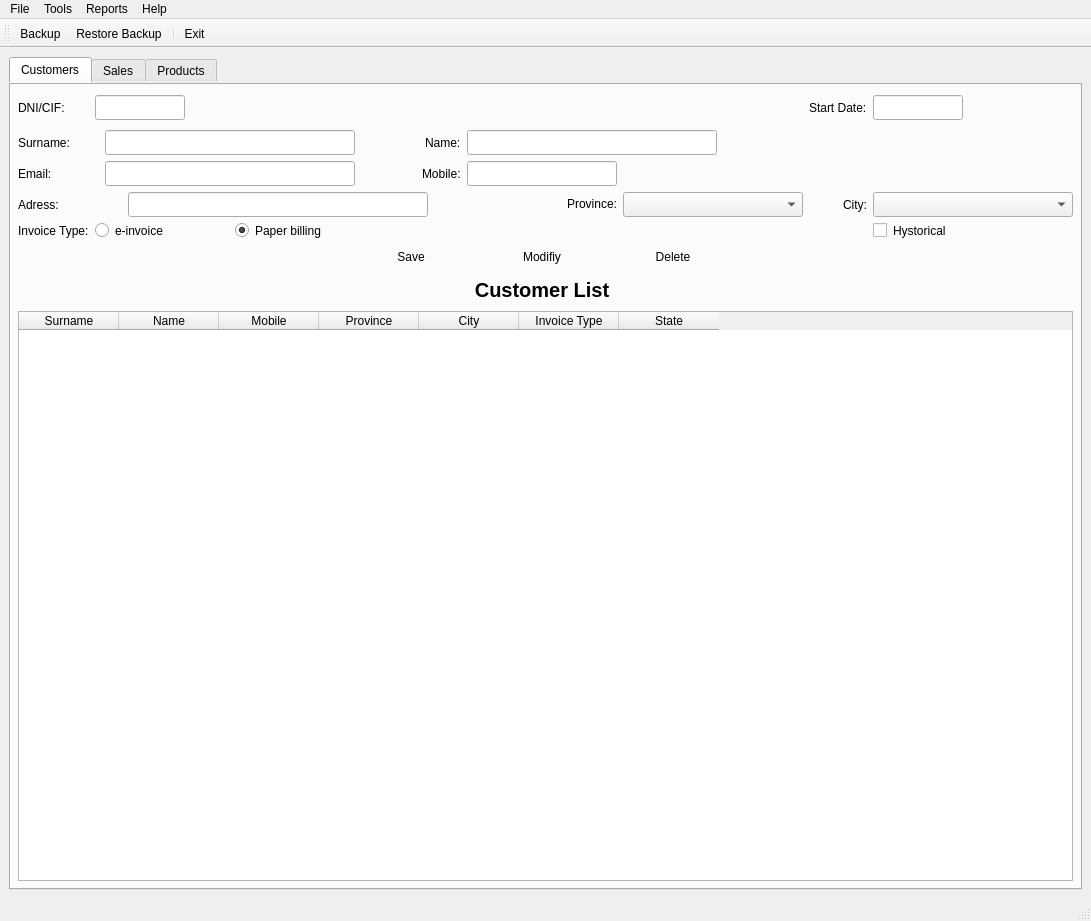
<?xml version="1.0" encoding="UTF-8"?>
<ui version="4.0">
 <class>MainWindow</class>
 <widget class="QMainWindow" name="MainWindow">
  <property name="geometry">
   <rect>
    <x>0</x>
    <y>0</y>
    <width>1078</width>
    <height>921</height>
   </rect>
  </property>
  <property name="windowTitle">
   <string>EmpresaTeis</string>
  </property>
  <widget class="QWidget" name="centralwidget">
   <layout class="QHBoxLayout" name="horizontalLayout">
    <item>
     <widget class="QTabWidget" name="PanMain">
      <property name="maximumSize">
       <size>
        <width>1129</width>
        <height>16777215</height>
       </size>
      </property>
      <property name="font">
       <font>
        <family>Arial</family>
       </font>
      </property>
      <property name="styleSheet">
       <string notr="true">border-color: rgb(170, 255, 127);</string>
      </property>
      <property name="tabShape">
       <enum>QTabWidget::Rounded</enum>
      </property>
      <property name="currentIndex">
       <number>0</number>
      </property>
      <property name="tabBarAutoHide">
       <bool>false</bool>
      </property>
      <widget class="QWidget" name="tabcli">
       <attribute name="title">
        <string>Customers</string>
       </attribute>
       <layout class="QGridLayout" name="gridLayout">
        <item row="5" column="0" colspan="2">
         <widget class="QLabel" name="lblTipofaccli">
          <property name="font">
           <font>
            <family>Arial</family>
           </font>
          </property>
          <property name="text">
           <string>Invoice Type:</string>
          </property>
         </widget>
        </item>
        <item row="5" column="5">
         <widget class="QRadioButton" name="rbtFacpapel">
          <property name="font">
           <font>
            <family>Arial</family>
           </font>
          </property>
          <property name="text">
           <string>Paper billing</string>
          </property>
          <property name="checked">
           <bool>true</bool>
          </property>
          <attribute name="buttonGroup">
           <string notr="true">buttonGroup</string>
          </attribute>
         </widget>
        </item>
        <item row="6" column="8">
         <widget class="QPushButton" name="btnDelcli">
          <property name="minimumSize">
           <size>
            <width>100</width>
            <height>25</height>
           </size>
          </property>
          <property name="maximumSize">
           <size>
            <width>100</width>
            <height>25</height>
           </size>
          </property>
          <property name="font">
           <font>
            <family>Arial</family>
           </font>
          </property>
          <property name="text">
           <string>Delete</string>
          </property>
          <property name="flat">
           <bool>true</bool>
          </property>
         </widget>
        </item>
        <item row="3" column="2" colspan="5" alignment="Qt::AlignHCenter">
         <widget class="QLineEdit" name="txtDircli">
          <property name="minimumSize">
           <size>
            <width>300</width>
            <height>25</height>
           </size>
          </property>
          <property name="maximumSize">
           <size>
            <width>300</width>
            <height>25</height>
           </size>
          </property>
          <property name="font">
           <font>
            <family>Arial</family>
           </font>
          </property>
         </widget>
        </item>
        <item row="0" column="0">
         <widget class="QLabel" name="lblDnicli">
          <property name="font">
           <font>
            <family>Arial</family>
           </font>
          </property>
          <property name="text">
           <string>DNI/CIF:</string>
          </property>
         </widget>
        </item>
        <item row="0" column="3">
         <widget class="QPushButton" name="btnSearchcli">
          <property name="minimumSize">
           <size>
            <width>28</width>
            <height>28</height>
           </size>
          </property>
          <property name="maximumSize">
           <size>
            <width>28</width>
            <height>28</height>
           </size>
          </property>
          <property name="font">
           <font>
            <family>Arial</family>
           </font>
          </property>
          <property name="text">
           <string/>
          </property>
          <property name="icon">
           <iconset>
            <normaloff>../img/clue.png</normaloff>../img/clue.png</iconset>
          </property>
          <property name="iconSize">
           <size>
            <width>26</width>
            <height>26</height>
           </size>
          </property>
          <property name="flat">
           <bool>true</bool>
          </property>
         </widget>
        </item>
        <item row="2" column="6" alignment="Qt::AlignRight">
         <widget class="QLabel" name="lblMobilecli">
          <property name="font">
           <font>
            <family>Arial</family>
           </font>
          </property>
          <property name="text">
           <string>Mobile:</string>
          </property>
         </widget>
        </item>
        <item row="2" column="2" colspan="4" alignment="Qt::AlignRight">
         <widget class="QLineEdit" name="txtEmailcli">
          <property name="minimumSize">
           <size>
            <width>250</width>
            <height>25</height>
           </size>
          </property>
          <property name="maximumSize">
           <size>
            <width>250</width>
            <height>25</height>
           </size>
          </property>
          <property name="font">
           <font>
            <family>Arial</family>
           </font>
          </property>
         </widget>
        </item>
        <item row="0" column="9">
         <widget class="QLabel" name="lblAltacli">
          <property name="font">
           <font>
            <family>Arial</family>
           </font>
          </property>
          <property name="text">
           <string>Start Date:</string>
          </property>
         </widget>
        </item>
        <item row="0" column="10">
         <widget class="QLineEdit" name="txtAltacli">
          <property name="minimumSize">
           <size>
            <width>90</width>
            <height>25</height>
           </size>
          </property>
          <property name="maximumSize">
           <size>
            <width>90</width>
            <height>16777215</height>
           </size>
          </property>
          <property name="font">
           <font>
            <family>Arial</family>
           </font>
          </property>
          <property name="alignment">
           <set>Qt::AlignCenter</set>
          </property>
          <property name="readOnly">
           <bool>true</bool>
          </property>
         </widget>
        </item>
        <item row="1" column="1" colspan="5" alignment="Qt::AlignRight">
         <widget class="QLineEdit" name="txtApelcli">
          <property name="minimumSize">
           <size>
            <width>250</width>
            <height>25</height>
           </size>
          </property>
          <property name="maximumSize">
           <size>
            <width>250</width>
            <height>25</height>
           </size>
          </property>
          <property name="font">
           <font>
            <family>Arial</family>
           </font>
          </property>
         </widget>
        </item>
        <item row="3" column="10" colspan="4">
         <widget class="QComboBox" name="cmbMunicli">
          <property name="minimumSize">
           <size>
            <width>200</width>
            <height>25</height>
           </size>
          </property>
          <property name="maximumSize">
           <size>
            <width>200</width>
            <height>25</height>
           </size>
          </property>
          <property name="font">
           <font>
            <family>Arial</family>
           </font>
          </property>
         </widget>
        </item>
        <item row="6" column="7" alignment="Qt::AlignHCenter">
         <widget class="QPushButton" name="btnModifcli">
          <property name="minimumSize">
           <size>
            <width>100</width>
            <height>25</height>
           </size>
          </property>
          <property name="maximumSize">
           <size>
            <width>100</width>
            <height>25</height>
           </size>
          </property>
          <property name="font">
           <font>
            <family>Arial</family>
           </font>
          </property>
          <property name="text">
           <string>Modifiy</string>
          </property>
          <property name="flat">
           <bool>true</bool>
          </property>
         </widget>
        </item>
        <item row="5" column="2">
         <widget class="QRadioButton" name="rbtFacemail">
          <property name="font">
           <font>
            <family>Arial</family>
           </font>
          </property>
          <property name="text">
           <string>e-invoice</string>
          </property>
          <property name="checked">
           <bool>false</bool>
          </property>
          <attribute name="buttonGroup">
           <string notr="true">buttonGroup</string>
          </attribute>
         </widget>
        </item>
        <item row="0" column="2" alignment="Qt::AlignLeft">
         <widget class="QLineEdit" name="txtDnicli">
          <property name="minimumSize">
           <size>
            <width>90</width>
            <height>25</height>
           </size>
          </property>
          <property name="maximumSize">
           <size>
            <width>90</width>
            <height>25</height>
           </size>
          </property>
          <property name="font">
           <font>
            <family>Arial</family>
           </font>
          </property>
         </widget>
        </item>
        <item row="3" column="9" alignment="Qt::AlignRight">
         <widget class="QLabel" name="lblMunicli">
          <property name="font">
           <font>
            <family>Arial</family>
           </font>
          </property>
          <property name="text">
           <string>City:</string>
          </property>
         </widget>
        </item>
        <item row="3" column="8">
         <widget class="QComboBox" name="cmbProvcli">
          <property name="minimumSize">
           <size>
            <width>180</width>
            <height>25</height>
           </size>
          </property>
          <property name="maximumSize">
           <size>
            <width>180</width>
            <height>25</height>
           </size>
          </property>
          <property name="font">
           <font>
            <family>Arial</family>
           </font>
          </property>
         </widget>
        </item>
        <item row="5" column="10">
         <widget class="QCheckBox" name="chkHistoricocli">
          <property name="font">
           <font>
            <family>Arial</family>
           </font>
          </property>
          <property name="text">
           <string>Hystorical</string>
          </property>
         </widget>
        </item>
        <item row="1" column="7" colspan="2">
         <widget class="QLineEdit" name="txtNomecli">
          <property name="minimumSize">
           <size>
            <width>250</width>
            <height>25</height>
           </size>
          </property>
          <property name="maximumSize">
           <size>
            <width>250</width>
            <height>25</height>
           </size>
          </property>
          <property name="font">
           <font>
            <family>Arial</family>
           </font>
          </property>
         </widget>
        </item>
        <item row="0" column="5">
         <widget class="QLabel" name="lblWarning">
          <property name="minimumSize">
           <size>
            <width>120</width>
            <height>20</height>
           </size>
          </property>
          <property name="maximumSize">
           <size>
            <width>120</width>
            <height>20</height>
           </size>
          </property>
          <property name="font">
           <font>
            <family>Arial</family>
           </font>
          </property>
          <property name="text">
           <string/>
          </property>
         </widget>
        </item>
        <item row="1" column="0">
         <widget class="QLabel" name="lblApelcli">
          <property name="font">
           <font>
            <family>Arial</family>
           </font>
          </property>
          <property name="text">
           <string>Surname:</string>
          </property>
         </widget>
        </item>
        <item row="8" column="7">
         <widget class="QLabel" name="lblListcli">
          <property name="minimumSize">
           <size>
            <width>150</width>
            <height>30</height>
           </size>
          </property>
          <property name="maximumSize">
           <size>
            <width>150</width>
            <height>30</height>
           </size>
          </property>
          <property name="font">
           <font>
            <family>Arial</family>
            <pointsize>15</pointsize>
            <weight>75</weight>
            <bold>true</bold>
           </font>
          </property>
          <property name="text">
           <string>Customer List</string>
          </property>
          <property name="alignment">
           <set>Qt::AlignCenter</set>
          </property>
         </widget>
        </item>
        <item row="2" column="7" colspan="2" alignment="Qt::AlignLeft">
         <widget class="QLineEdit" name="txtMobilecli">
          <property name="minimumSize">
           <size>
            <width>150</width>
            <height>25</height>
           </size>
          </property>
          <property name="maximumSize">
           <size>
            <width>150</width>
            <height>25</height>
           </size>
          </property>
          <property name="font">
           <font>
            <family>Arial</family>
           </font>
          </property>
         </widget>
        </item>
        <item row="2" column="0">
         <widget class="QLabel" name="lblMaincli">
          <property name="font">
           <font>
            <family>Arial</family>
           </font>
          </property>
          <property name="text">
           <string>Email:</string>
          </property>
         </widget>
        </item>
        <item row="3" column="0" alignment="Qt::AlignLeft">
         <widget class="QLabel" name="lblDircli">
          <property name="font">
           <font>
            <family>Arial</family>
           </font>
          </property>
          <property name="text">
           <string>Adress:</string>
          </property>
         </widget>
        </item>
        <item row="1" column="6" alignment="Qt::AlignRight">
         <widget class="QLabel" name="lblNomecli">
          <property name="font">
           <font>
            <family>Arial</family>
           </font>
          </property>
          <property name="text">
           <string>Name:</string>
          </property>
         </widget>
        </item>
        <item row="6" column="6">
         <widget class="QPushButton" name="btnSavecli">
          <property name="minimumSize">
           <size>
            <width>100</width>
            <height>25</height>
           </size>
          </property>
          <property name="maximumSize">
           <size>
            <width>100</width>
            <height>25</height>
           </size>
          </property>
          <property name="font">
           <font>
            <family>Arial</family>
           </font>
          </property>
          <property name="text">
           <string>Save</string>
          </property>
          <property name="checkable">
           <bool>false</bool>
          </property>
          <property name="flat">
           <bool>true</bool>
          </property>
         </widget>
        </item>
        <item row="3" column="7" alignment="Qt::AlignRight">
         <widget class="QLabel" name="lblProbcli">
          <property name="minimumSize">
           <size>
            <width>40</width>
            <height>10</height>
           </size>
          </property>
          <property name="maximumSize">
           <size>
            <width>50</width>
            <height>10</height>
           </size>
          </property>
          <property name="font">
           <font>
            <family>Arial</family>
           </font>
          </property>
          <property name="text">
           <string>Province:</string>
          </property>
          <property name="alignment">
           <set>Qt::AlignRight|Qt::AlignTrailing|Qt::AlignVCenter</set>
          </property>
         </widget>
        </item>
        <item row="0" column="11">
         <widget class="QPushButton" name="btnFechaltacli">
          <property name="minimumSize">
           <size>
            <width>32</width>
            <height>32</height>
           </size>
          </property>
          <property name="maximumSize">
           <size>
            <width>30</width>
            <height>30</height>
           </size>
          </property>
          <property name="font">
           <font>
            <family>Arial</family>
           </font>
          </property>
          <property name="styleSheet">
           <string notr="true">
background-color: rgb(255, 255, 255);</string>
          </property>
          <property name="text">
           <string/>
          </property>
          <property name="icon">
           <iconset>
            <normaloff>../img/calendar.png</normaloff>../img/calendar.png</iconset>
          </property>
          <property name="iconSize">
           <size>
            <width>28</width>
            <height>28</height>
           </size>
          </property>
          <property name="flat">
           <bool>true</bool>
          </property>
         </widget>
        </item>
        <item row="10" column="0" colspan="14">
         <widget class="QTableWidget" name="tableCustomerlist">
          <property name="enabled">
           <bool>true</bool>
          </property>
          <property name="font">
           <font>
            <family>Arial</family>
           </font>
          </property>
          <property name="styleSheet">
           <string notr="true"/>
          </property>
          <property name="editTriggers">
           <set>QAbstractItemView::NoEditTriggers</set>
          </property>
          <property name="alternatingRowColors">
           <bool>true</bool>
          </property>
          <property name="selectionBehavior">
           <enum>QAbstractItemView::SelectRows</enum>
          </property>
          <property name="showGrid">
           <bool>true</bool>
          </property>
          <attribute name="verticalHeaderVisible">
           <bool>false</bool>
          </attribute>
          <column>
           <property name="text">
            <string>Surname</string>
           </property>
          </column>
          <column>
           <property name="text">
            <string>Name</string>
           </property>
          </column>
          <column>
           <property name="text">
            <string>Mobile</string>
           </property>
          </column>
          <column>
           <property name="text">
            <string>Province</string>
           </property>
          </column>
          <column>
           <property name="text">
            <string>City</string>
           </property>
          </column>
          <column>
           <property name="text">
            <string>Invoice Type</string>
           </property>
          </column>
          <column>
           <property name="text">
            <string>State</string>
           </property>
          </column>
         </widget>
        </item>
        <item row="0" column="12">
         <widget class="QPushButton" name="btnCleancli">
          <property name="minimumSize">
           <size>
            <width>32</width>
            <height>32</height>
           </size>
          </property>
          <property name="maximumSize">
           <size>
            <width>30</width>
            <height>30</height>
           </size>
          </property>
          <property name="font">
           <font>
            <family>Arial</family>
           </font>
          </property>
          <property name="text">
           <string/>
          </property>
          <property name="icon">
           <iconset>
            <normaloff>../img/Refresh_icon.svg.png</normaloff>../img/Refresh_icon.svg.png</iconset>
          </property>
          <property name="iconSize">
           <size>
            <width>26</width>
            <height>26</height>
           </size>
          </property>
          <property name="flat">
           <bool>true</bool>
          </property>
         </widget>
        </item>
       </layout>
      </widget>
      <widget class="QWidget" name="tab_2">
       <attribute name="title">
        <string>Sales</string>
       </attribute>
      </widget>
      <widget class="QWidget" name="tab">
       <attribute name="title">
        <string>Products</string>
       </attribute>
      </widget>
     </widget>
    </item>
   </layout>
  </widget>
  <widget class="QMenuBar" name="menubar">
   <property name="geometry">
    <rect>
     <x>0</x>
     <y>0</y>
     <width>1078</width>
     <height>21</height>
    </rect>
   </property>
   <widget class="QMenu" name="menuFIle">
    <property name="title">
     <string>File</string>
    </property>
    <widget class="QMenu" name="menuExport_Data">
     <property name="title">
      <string>Export Data(.xls)</string>
     </property>
     <addaction name="actionCustomers"/>
    </widget>
    <addaction name="menuExport_Data"/>
    <addaction name="separator"/>
    <addaction name="actionExit"/>
   </widget>
   <widget class="QMenu" name="menuTools">
    <property name="title">
     <string>Tools</string>
    </property>
    <addaction name="actionBackup"/>
    <addaction name="actionRestore_Backup"/>
   </widget>
   <widget class="QMenu" name="menuReports">
    <property name="title">
     <string>Reports</string>
    </property>
    <addaction name="actionCustomer_Report"/>
   </widget>
   <widget class="QMenu" name="menuAbout">
    <property name="title">
     <string>Help</string>
    </property>
    <addaction name="actionAbout"/>
   </widget>
   <addaction name="menuFIle"/>
   <addaction name="menuTools"/>
   <addaction name="menuReports"/>
   <addaction name="menuAbout"/>
  </widget>
  <widget class="QStatusBar" name="statusbar"/>
  <widget class="QToolBar" name="toolBar">
   <property name="windowTitle">
    <string>toolBar</string>
   </property>
   <attribute name="toolBarArea">
    <enum>TopToolBarArea</enum>
   </attribute>
   <attribute name="toolBarBreak">
    <bool>false</bool>
   </attribute>
   <addaction name="actionBackup"/>
   <addaction name="actionRestore_Backup"/>
   <addaction name="separator"/>
   <addaction name="actionExit"/>
  </widget>
  <action name="actionExit">
   <property name="icon">
    <iconset>
     <normaloff>../img/logout.png</normaloff>../img/logout.png</iconset>
   </property>
   <property name="text">
    <string>Exit</string>
   </property>
   <property name="shortcut">
    <string>Alt+E</string>
   </property>
  </action>
  <action name="actionCustomer_Report">
   <property name="text">
    <string>Customer Report</string>
   </property>
  </action>
  <action name="actionAbout">
   <property name="text">
    <string>About</string>
   </property>
   <property name="shortcut">
    <string>Alt+A</string>
   </property>
  </action>
  <action name="actionBackup">
   <property name="icon">
    <iconset>
     <normaloff>../img/backup-file.png</normaloff>../img/backup-file.png</iconset>
   </property>
   <property name="text">
    <string>Backup</string>
   </property>
   <property name="shortcut">
    <string>Ctrl+B</string>
   </property>
  </action>
  <action name="actionRestore_Backup">
   <property name="icon">
    <iconset>
     <normaloff>../img/cloud.png</normaloff>../img/cloud.png</iconset>
   </property>
   <property name="text">
    <string>Restore Backup</string>
   </property>
   <property name="shortcut">
    <string>Ctrl+R</string>
   </property>
  </action>
  <action name="actionCustomers">
   <property name="text">
    <string>Customers</string>
   </property>
  </action>
 </widget>
 <tabstops>
  <tabstop>txtDnicli</tabstop>
  <tabstop>txtAltacli</tabstop>
  <tabstop>txtApelcli</tabstop>
  <tabstop>txtNomecli</tabstop>
  <tabstop>txtEmailcli</tabstop>
  <tabstop>txtMobilecli</tabstop>
  <tabstop>txtDircli</tabstop>
  <tabstop>cmbProvcli</tabstop>
  <tabstop>cmbMunicli</tabstop>
  <tabstop>rbtFacemail</tabstop>
  <tabstop>rbtFacpapel</tabstop>
  <tabstop>chkHistoricocli</tabstop>
  <tabstop>btnSavecli</tabstop>
  <tabstop>btnModifcli</tabstop>
  <tabstop>btnDelcli</tabstop>
  <tabstop>tableCustomerlist</tabstop>
 </tabstops>
 <resources/>
 <connections/>
 <buttongroups>
  <buttongroup name="buttonGroup"/>
 </buttongroups>
</ui>
